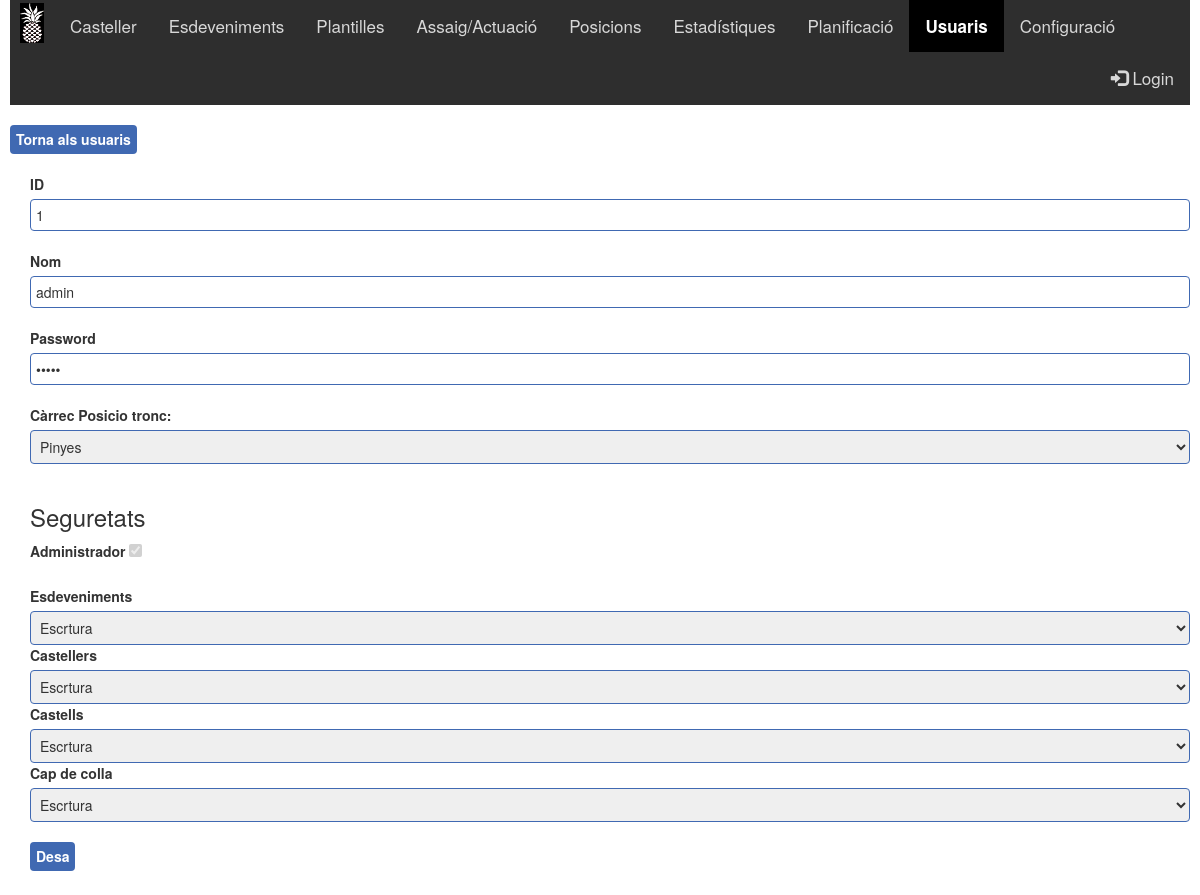
The app's page /Usuari_Fitxa.php?id=1 (signed in) with its own data.
### tables this page shows
CREATE TABLE IF NOT EXISTS `USUARIS` (
  `idusuari` int(11) NOT NULL AUTO_INCREMENT,
  `nom` varchar(20) NOT NULL,
  `password` varchar(10) NOT NULL,
  `Seguretat` int(11) NOT NULL DEFAULT '0',
  `CARREC` int(11) NOT NULL,
  `SEGADMIN` int(11) DEFAULT NULL,
  `SEGCASTELLER` int(11) DEFAULT NULL,
  `SEGBOSS` int(11) DEFAULT NULL,
  `SEGCASTELL` int(11) DEFAULT NULL,
  `SEGEVENT` int(11) DEFAULT NULL,
  PRIMARY KEY (`idusuari`)
);

### Usuari_Fitxa.php (the view, shortened to what this page needs)
<html>
<head>
</head>
<?php include "$_SERVER[DOCUMENT_ROOT]/pinyator/Style.php";?>
<body class="popup">
<?php $menu=6; include "$_SERVER[DOCUMENT_ROOT]/pinyator/Menu.php";
	include "$_SERVER[DOCUMENT_ROOT]/pinyator/Connexio.php";
	$id = 0;
	if (!empty($_GET['id']))
	{
		$id = intval($_GET['id']);
	}
	$password = "";
	$nom = "";
	$carrec = "";
	$esadmin = 0;
	$segcasteller = 0;
	$segcastell = 0;
	$segboss = 0;
	$segevent = 0;
	$count = 0;
	$checked="";
	$disabled="";
	if ($id > 0)
	{
		$sql="SELECT NOM, PASSWORD, CARREC,
		SEGADMIN, SEGCASTELLER, SEGEVENT, SEGCASTELL, SEGBOSS
		FROM USUARIS
		WHERE IDUSUARI = ".$id;
		$result = mysqli_query($conn, $sql);
		if (mysqli_num_rows($result) > 0)
		{
			while($row = mysqli_fetch_assoc($result))
			{
				$nom = $row["NOM"];
				$password = $row["PASSWORD"];
				$carrec = $row["CARREC"];
				$esadmin = $row["SEGADMIN"];
				$segcasteller = $row["SEGCASTELLER"];
				$segevent = $row["SEGEVENT"];
				$segcastell = $row["SEGCASTELL"];
				$segboss = $row["SEGBOSS"];
			}
		}
		else if (mysqli_error($conn) != "")
		{
			echo "Error: " . $sql . "<br>" . mysqli_error($conn);
		}
		$sql="SELECT COUNT(*) AS NUM
		FROM USUARIS
		WHERE SEGADMIN > 0";
		$result = mysqli_query($conn, $sql);
		if (mysqli_num_rows($result) > 0)
		{
			while($row = mysqli_fetch_assoc($result))
			{
				$count = $row["NUM"];
			}
		}
		else if (mysqli_error($conn) != "")
		{
			echo "Error: " . $sql . "<br>" . mysqli_error($conn);
		}
		if ($esadmin > 0)
		{
			$checked=" checked ";
			if ($count<2)
				$disabled=" disabled";
		}
	}
?>
<table class="butons">
	<tr>
		<th><a href="Usuari.php" class="boto" >Torna als usuaris</a></th>
	</tr>
</table>
<br>
<form method='post' action='Usuari_Desa.php'>
	<div class="form_group">
		<label>ID</label>
		<input type="text" class="form_edit" name="id" value="<?php echo $id ?>" readonly>
		<br><br>
		<label>Nom</label>
		<input type="text" class="form_edit" name="nom" value="<?php echo $nom ?>" autofocus required>
		<br><br>
		<label>Password</label>
		<input type="password" class="form_edit" name="password" value="<?php echo $password ?>" required>
		<br><br>
		<label>Càrrec</label>
		<label for="sel1">Posicio tronc:</label>
		<select class="form_edit" name="carrec">
		<option value=1 <?php if($carrec==1) echo "selected";?>>Pinyes</option>
		</select>
		<br><br>
		<h3>Seguretats</h3>
		<label>Administrador</label>
		<input type="checkbox" name="esadmin" value="1" <?php echo $checked; echo $disabled;?>>
		<br><br>
		<label for="sel1">Esdeveniments</label>
		<select class="form_edit" name="segevent">
		<option value=2 <?php if($segevent==2) echo "selected";?>>Escrtura</option>
		</select>
		<br>
		<label for="sel1">Castellers</label>
		<select class="form_edit" name="segcasteller">
		<option value=2 <?php if($segcasteller==2) echo "selected";?>>Escrtura</option>
		</select>
		<br>
		<label for="sel1">Castells</label>
		<select class="form_edit" name="segcastell">
		<option value=2 <?php if($segcastell==2) echo "selected";?>>Escrtura</option>
		</select>
		<br>
		<label for="sel1">Cap de colla</label>
		<select class="form_edit" name="segboss">
		<option value=2 <?php if($segboss==2) echo "selected";?>>Escrtura</option>
		</select>
		<br><br>
		<button type="Submit" class="boto">Desa</button>
	</div>
	</form>
</body>
</html>

### Style_Custom.css (style rules this page uses)
table.butons { border: 0px; width: 80%; }
.boto { display: inline-block; padding: 2px 6px; font-size: 14px; line-height: 1.8; vertical-align: bottom; -webkit-appearance: none; -moz-appearance: none; appearance: none; -webkit-box-shadow: none; -moz-box-shadow: none; box-shadow: none; -webkit-border-radius: 0; -moz-border-radius: 0; border-radius: 4px; color: #FFF; background-color: #4069B2; border-color:#1D51B2; border: none; text-align: center; white-space: nowrap; vertical-align: middle; cursor: pointer; -moz-user-select: none; background-image: none; font-weight: bold; }
div.form_group { padding-left: 20px; padding-bottom: 10px; }
.form_edit { border: 1px solid #4069B2; border-radius: 4px; width:100%; padding: 5px; }
.popup { -webkit-user-select: none; -moz-user-select: none; -ms-user-select: none; user-select: none; }

### records on screen
usuaris: nom "admin", carrec "Pinyes", segevent "Escrtura", segcasteller "Escrtura", segcastell "Escrtura", segboss "Escrtura"
